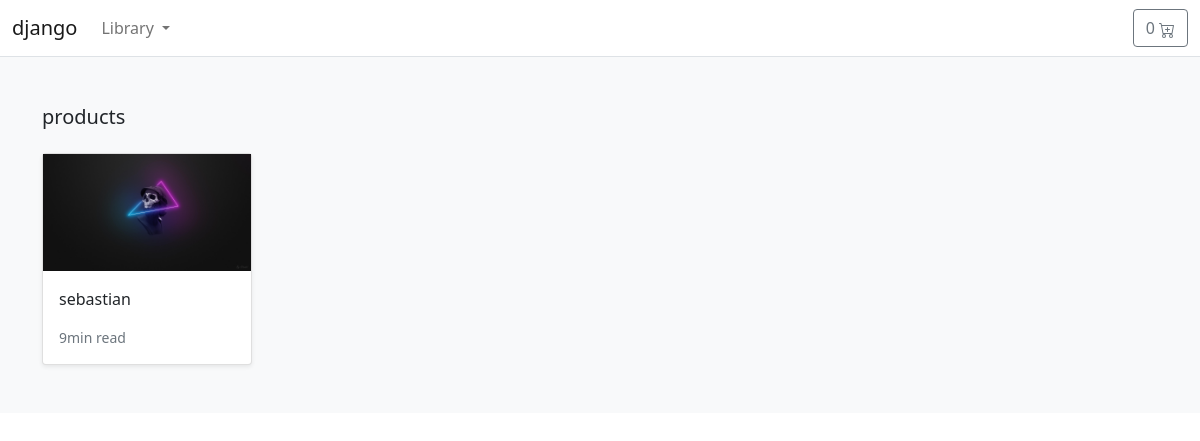
/search/django/, run on the app's committed database.
### store/models.py (models this page shows, shortened)
class Product(models.Model):
    category = models.ForeignKey(Category, related_name='product', on_delete=models.CASCADE)
    created_by = models.ForeignKey(User, on_delete=models.CASCADE, related_name='product_creator')
    title = models.CharField(max_length=255)
    author = models.CharField(max_length=255, default='admin')
    description = models.TextField(blank=True)
    image = models.ImageField(upload_to='images/', default='images/default.png')
    slug = models.SlugField(max_length=255)
    price = models.DecimalField(max_digits=4, decimal_places=2)
    in_stock = models.BooleanField(default=True)
    is_active = models.BooleanField(default=True)
    created = models.DateTimeField(auto_now_add=True)
    updated = models.DateTimeField(auto_now=True)
    class Meta:
        verbose_name_plural = 'Products'
        ordering = ('-created',)
    def get_absolute_url(self):
        return reverse('store:products_detail', args=[self.slug])

### store/views.py (the view)
# urls.py: path('search/<slug:category_slug>/', views.category_list, name='category_list'),
def category_list(request, category_slug):
    category = get_object_or_404(Category, slug=category_slug)
    products = Product.objects.filter(category=category)
    return render(request, 'store/products/category.html', {'category': category, 'products': products})

### basket/basket.py (called while the page is built)
    def __len__(self):
        return sum(item['qty'] for item in self.basket.values())

### basket/context_processors.py (called while the page is built)
def basket(request):                   ## get request
    return {'basket': Basket(request)} ## sending the request to Basket

### store/models.py (called while the page is built)
    def get_absolute_url(self):
        return reverse('store:category_list', args=[self.slug])

### store/views.py (called while the page is built)
def categories(request):
    return {
        'categories': Category.objects.all()
    }

### templates/store/products/category.html
{% extends "../base.html" %}
{% load static %}
{% block content %}
<div class="album py-5 bg-light">
    <div class="container">
      <div class="pb-3 h5">products</div>
      <div class="row row-cols-1 row-cols-sm-2 row-cols-md-5 g-3">
        {% for product in products %}
          <div class="col">
              <div class="card shadow-sm">
              <img class="img-fluid" alt="Responsive image" src="{{ product.image.url }}">
              <div class="card-body">
                  <p class="card-text">
                  <a class="text-dark text-decoration-none" href="{{ product.get_absolute_url }}">{{ product.title }}</a>
                  </p>
                  <div class="d-flex justify-content-between align-items-center">
                  <small class="text-muted">9min read</small>
                  </div>
              </div>
              </div>
          </div>
        {% endfor %}
      </div>
    </div>
  </div>
{% endblock %}

### data on the page
Product: image (picture), title "sebastian"
